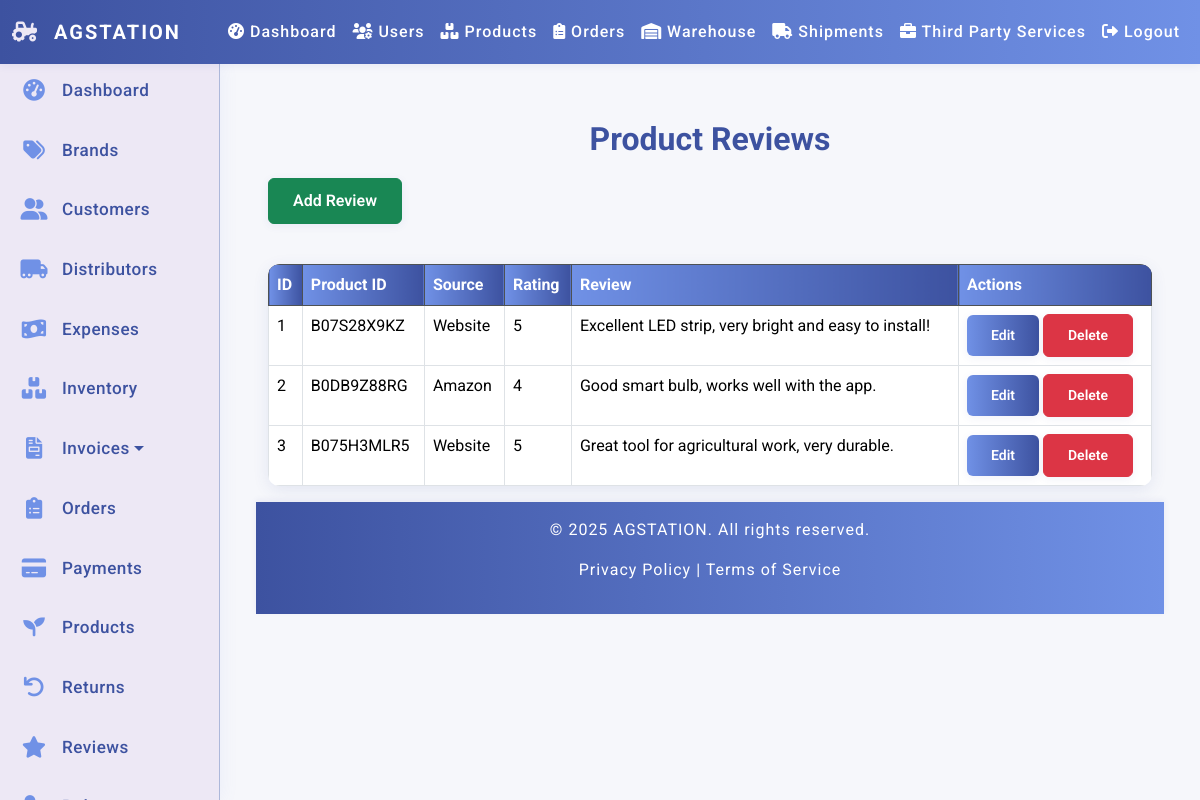
Screenshot of /admin/reviews/index.php (signed in) with the database file from the repository.
### tables this page shows
CREATE TABLE ProductReviews (
    review_id INT PRIMARY KEY AUTO_INCREMENT,
    product_id VARCHAR(20) NOT NULL,
    source ENUM('Amazon', 'Website'),
    rating INT CHECK (rating BETWEEN 1 AND 5),
    review_text TEXT,
    created_at DATETIME DEFAULT CURRENT_TIMESTAMP,
    FOREIGN KEY (product_id) REFERENCES Products(asin)
        ON DELETE CASCADE ON UPDATE CASCADE
);

### admin/reviews/index.php (the view, shortened to what this page needs)
<?php
require_once '../../config/db.php';
require_once '../../includes/header.php';
try {
    $query = "SELECT * FROM ProductReviews";
    $stmt = $pdo->prepare($query);
    $stmt->execute();
    $reviews = $stmt->fetchAll(PDO::FETCH_ASSOC);
} catch (PDOException $e) {
    die("Database error: " . $e->getMessage());
}
?>
<div class="container">
    <h2>Product Reviews</h2>
    <a href="create.php" class="btn btn-success mb-3">Add Review</a>
    <table class="table table-bordered">
        <thead class="table-dark">
            <tr>
                <th>ID</th>
                <th>Product ID</th>
                <th>Source</th>
                <th>Rating</th>
                <th>Review</th>
                <th>Actions</th>
            </tr>
        </thead>
        <tbody>
            <?php foreach ($reviews as $row): ?>
            <tr>
                <td><?= htmlspecialchars($row['review_id']) ?></td>
                <td><?= htmlspecialchars($row['product_id']) ?></td>
                <td><?= htmlspecialchars($row['source']) ?></td>
                <td><?= htmlspecialchars($row['rating']) ?></td>
                <td><?= htmlspecialchars($row['review_text']) ?></td>
                <td>
                    <a href="edit.php?id=<?= htmlspecialchars($row['review_id']) ?>" class="btn btn-primary btn-sm">Edit</a>
                    <a href="delete.php?id=<?= htmlspecialchars($row['review_id']) ?>" class="btn btn-danger btn-sm" onclick="return confirm('Are you sure?')">Delete</a>
                </td>
            </tr>
            <?php endforeach; ?>
        </tbody>
    </table>
</div>
<?php include '../../includes/footer.php'; ?>

### assets/css/style.css (style rules this page uses)
html, body { height: 100%; margin: 0; padding: 0; }
body { font-family: 'Roboto', sans-serif; margin: 0; padding: 0; background: #EDE8F5; color: #222; min-height: 100vh; display: flex; flex-direction: column; height: 100vh; }
h1, h2 { text-align: center; color: #3D52A0; font-weight: 700; margin-bottom: 20px; }
.btn, button { font-weight: 600; border-radius: 6px; padding: 10px 24px; transition: all 0.2s; box-shadow: 0 2px 8px rgba(61, 82, 160, 0.08); }
.btn-primary, .btn-primary:focus { background: linear-gradient(90deg, #7091E6 0%, #3D52A0 100%); border: none; color: #fff; }
table { width: 100%; border-collapse: collapse; margin: 24px 0; background: #fff; border-radius: 12px; overflow: hidden; box-shadow: 0 4px 16px rgba(61, 82, 160, 0.10); }
table th, table td { padding: 16px; text-align: left; border-bottom: 1px solid #ADB8DA; }
table th { background: linear-gradient(90deg, #7091E6 0%, #3D52A0 100%); color: #fff; font-weight: bold; }

### rows the page displays
productreviews: review_id "1", product "B07S28X9KZ", source "Website", rating "5", review_text "Excellent LED strip, very bright and easy to install!"
productreviews: review_id "2", product "B0DB9Z88RG", source "Amazon", rating "4", review_text "Good smart bulb, works well with the app."
productreviews: review_id "3", product "B075H3MLR5", source "Website", rating "5", review_text "Great tool for agricultural work, very durable."
